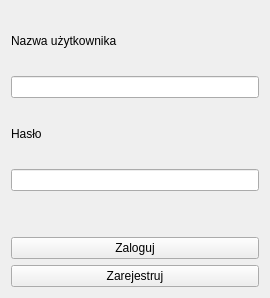
<?xml version="1.0" encoding="UTF-8"?>
<ui version="4.0">
 <class>LoginWindow</class>
 <widget class="QWidget" name="LoginWindow">
  <property name="geometry">
   <rect>
    <x>0</x>
    <y>0</y>
    <width>270</width>
    <height>298</height>
   </rect>
  </property>
  <property name="windowTitle">
   <string>Logowanie</string>
  </property>
  <layout class="QGridLayout" name="gridLayout">
   <item row="0" column="0">
    <layout class="QVBoxLayout" name="verticalLayout">
     <item>
      <widget class="QLabel" name="label">
       <property name="text">
        <string>Nazwa użytkownika</string>
       </property>
      </widget>
     </item>
     <item>
      <widget class="QLineEdit" name="lineEdit_username"/>
     </item>
     <item>
      <widget class="QLabel" name="label_2">
       <property name="text">
        <string>Hasło</string>
       </property>
      </widget>
     </item>
     <item>
      <widget class="QLineEdit" name="lineEdit_password"/>
     </item>
     <item>
      <spacer name="verticalSpacer">
       <property name="orientation">
        <enum>Qt::Vertical</enum>
       </property>
       <property name="sizeType">
        <enum>QSizePolicy::Maximum</enum>
       </property>
       <property name="sizeHint" stdset="0">
        <size>
         <width>20</width>
         <height>40</height>
        </size>
       </property>
      </spacer>
     </item>
     <item>
      <widget class="QPushButton" name="pushButton">
       <property name="text">
        <string>Zaloguj</string>
       </property>
      </widget>
     </item>
     <item>
      <widget class="QPushButton" name="pushButton_register">
       <property name="text">
        <string>Zarejestruj</string>
       </property>
      </widget>
     </item>
    </layout>
   </item>
  </layout>
 </widget>
 <resources/>
 <connections/>
</ui>
